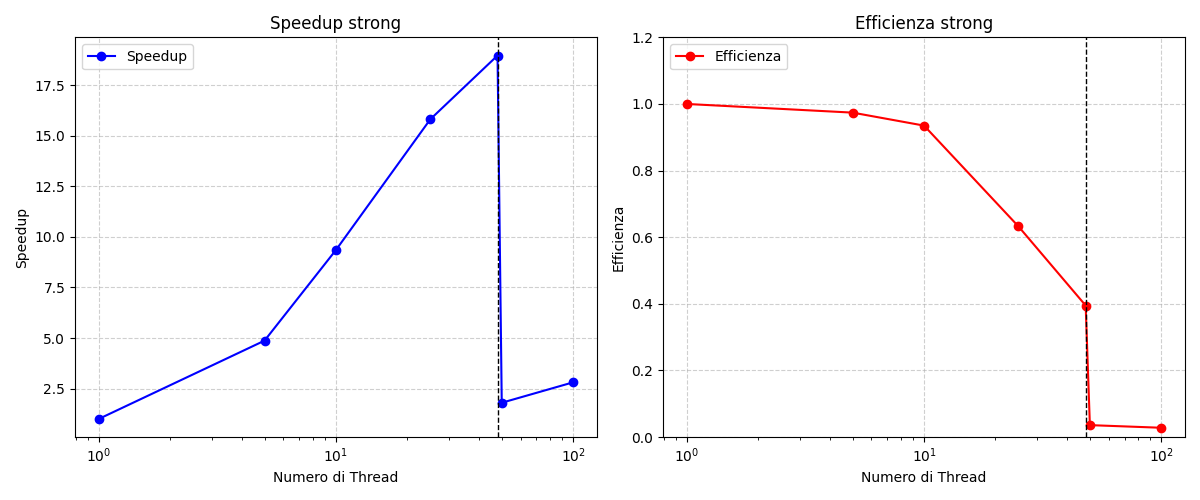

Write Python code to recreate this figure.
import matplotlib.pyplot as plt # type: ignore

# Dati dalla tabella
num_threads = [1, 5, 10, 25, 48, 50, 100]
speedup = [1, 4.87, 9.35, 15.81, 18.96, 1.80, 2.81]
efficiency = [s/t for s, t in zip(speedup, num_threads)]  # Efficienza = Speedup / Num_threads

# Creazione della figura con due sottografi
fig, axes = plt.subplots(1, 2, figsize=(12, 5))

# Primo grafico: Speedup
axes[0].plot(num_threads, speedup, 'bo-', markersize=6, label="Speedup")
axes[0].axvline(48, color='black', linestyle='--', linewidth=1)  # Linea tratteggiata verticale
axes[0].set_xlabel("Numero di Thread")
axes[0].set_ylabel("Speedup")
axes[0].set_title("Speedup strong")
axes[0].grid(True, linestyle="--", alpha=0.6)
axes[0].legend()
axes[0].set_xscale('log')  # Scala logaritmica sull'asse x

# Secondo grafico: Efficienza
axes[1].plot(num_threads, efficiency, 'ro-', markersize=6, label="Efficienza")
axes[1].axvline(48, color='black', linestyle='--', linewidth=1)  # Linea tratteggiata verticale
axes[1].set_xlabel("Numero di Thread")
axes[1].set_ylabel("Efficienza")
axes[1].set_title("Efficienza strong")
axes[1].set_ylim(0, 1.2)  # Limita l'asse y
axes[1].grid(True, linestyle="--", alpha=0.6)
axes[1].legend()
axes[1].set_xscale('log')  # Scala logaritmica sull'asse x

# Mostra i grafici
plt.tight_layout()
plt.show()
